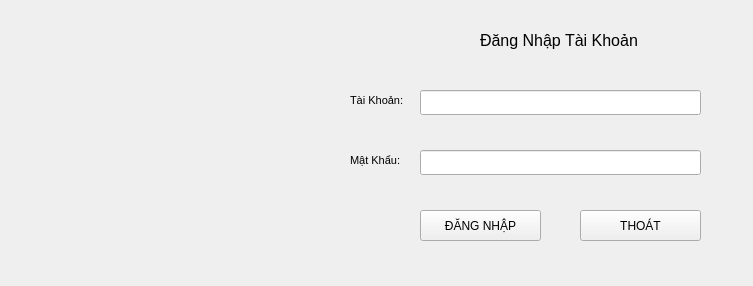
<?xml version="1.0" encoding="UTF-8"?>
<ui version="4.0">
 <class>MainWindow</class>
 <widget class="QMainWindow" name="MainWindow">
  <property name="windowModality">
   <enum>Qt::NonModal</enum>
  </property>
  <property name="geometry">
   <rect>
    <x>0</x>
    <y>0</y>
    <width>753</width>
    <height>286</height>
   </rect>
  </property>
  <property name="minimumSize">
   <size>
    <width>753</width>
    <height>286</height>
   </size>
  </property>
  <property name="maximumSize">
   <size>
    <width>753</width>
    <height>286</height>
   </size>
  </property>
  <property name="windowTitle">
   <string>Đăng Nhập Hệ Thống</string>
  </property>
  <widget class="QWidget" name="centralwidget">
   <widget class="QLabel" name="label">
    <property name="geometry">
     <rect>
      <x>480</x>
      <y>20</y>
      <width>161</width>
      <height>41</height>
     </rect>
    </property>
    <property name="font">
     <font>
      <pointsize>12</pointsize>
      <weight>50</weight>
      <bold>false</bold>
      <underline>false</underline>
     </font>
    </property>
    <property name="text">
     <string>Đăng Nhập Tài Khoản</string>
    </property>
    <property name="textFormat">
     <enum>Qt::AutoText</enum>
    </property>
   </widget>
   <widget class="QLabel" name="label_2">
    <property name="geometry">
     <rect>
      <x>350</x>
      <y>90</y>
      <width>61</width>
      <height>21</height>
     </rect>
    </property>
    <property name="font">
     <font>
      <pointsize>8</pointsize>
     </font>
    </property>
    <property name="text">
     <string>Tài Khoản: </string>
    </property>
   </widget>
   <widget class="QLabel" name="label_3">
    <property name="geometry">
     <rect>
      <x>350</x>
      <y>150</y>
      <width>61</width>
      <height>21</height>
     </rect>
    </property>
    <property name="font">
     <font>
      <pointsize>8</pointsize>
     </font>
    </property>
    <property name="text">
     <string>Mật Khẩu:</string>
    </property>
   </widget>
   <widget class="QLineEdit" name="txtTaiKhoan">
    <property name="geometry">
     <rect>
      <x>420</x>
      <y>90</y>
      <width>281</width>
      <height>25</height>
     </rect>
    </property>
    <property name="maximumSize">
     <size>
      <width>16777215</width>
      <height>16777212</height>
     </size>
    </property>
   </widget>
   <widget class="QLineEdit" name="txtMatKhau">
    <property name="geometry">
     <rect>
      <x>420</x>
      <y>150</y>
      <width>281</width>
      <height>25</height>
     </rect>
    </property>
    <property name="maximumSize">
     <size>
      <width>16777215</width>
      <height>16777212</height>
     </size>
    </property>
    <property name="echoMode">
     <enum>QLineEdit::Password</enum>
    </property>
   </widget>
   <widget class="QPushButton" name="loginButton">
    <property name="geometry">
     <rect>
      <x>420</x>
      <y>210</y>
      <width>121</width>
      <height>31</height>
     </rect>
    </property>
    <property name="cursor">
     <cursorShape>PointingHandCursor</cursorShape>
    </property>
    <property name="text">
     <string>ĐĂNG NHẬP</string>
    </property>
   </widget>
   <widget class="QPushButton" name="exitButton">
    <property name="geometry">
     <rect>
      <x>580</x>
      <y>210</y>
      <width>121</width>
      <height>31</height>
     </rect>
    </property>
    <property name="cursor">
     <cursorShape>PointingHandCursor</cursorShape>
    </property>
    <property name="text">
     <string>THOÁT</string>
    </property>
   </widget>
   <widget class="QLabel" name="label_4">
    <property name="geometry">
     <rect>
      <x>-10</x>
      <y>-10</y>
      <width>331</width>
      <height>301</height>
     </rect>
    </property>
    <property name="text">
     <string/>
    </property>
    <property name="pixmap">
     <pixmap>resources/logo.jpg</pixmap>
    </property>
    <property name="scaledContents">
     <bool>true</bool>
    </property>
   </widget>
  </widget>
 </widget>
 <resources/>
 <connections/>
</ui>
